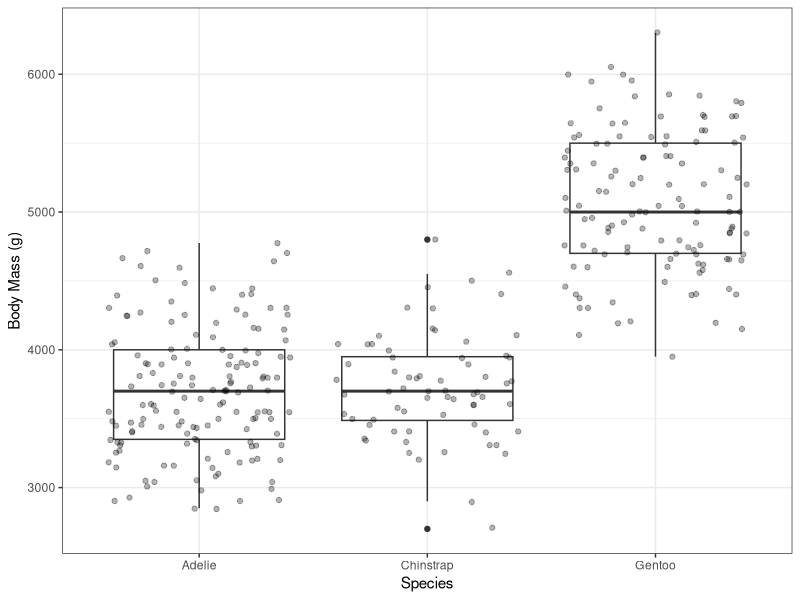

Write the R code that produced this figure.
## ---- chunk 1
knitr::opts_chunk$set(echo = TRUE,
                      message = FALSE, 
                      warning = FALSE)
## ---- chunk 2
library(palmerpenguins)
library(tidyverse)
library(here)
## ---- chunk 3
glimpse(penguins)
## ---- chunk 4
penguins %>% 
  ggplot(aes(x = species, y = body_mass_g)) +
  geom_boxplot() + 
  geom_point(alpha = 0.3, position = "jitter") +
  theme_bw() +
  labs(y = "Body Mass (g)", 
       x = "Species")
